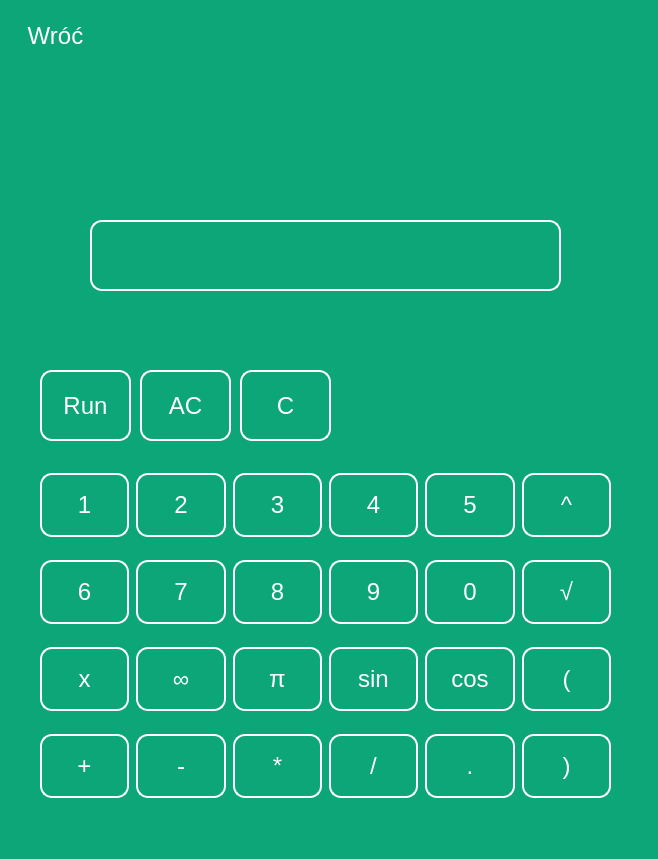
<?xml version="1.0" encoding="UTF-8"?>
<ui version="4.0">
 <class>Przebieg_zmiennosci</class>
 <widget class="QMainWindow" name="Przebieg_zmiennosci">
  <property name="geometry">
   <rect>
    <x>0</x>
    <y>0</y>
    <width>658</width>
    <height>859</height>
   </rect>
  </property>
  <property name="windowTitle">
   <string>Przebieg zmienności funkcji</string>
  </property>
  <property name="styleSheet">
   <string notr="true">*{
	font-family: Arial;
	font-size: 24px;
}
#centralwidget{
	background-color: #0ca678;
}
QPushButton{
	height: 60px;
	border: 2px solid white;
	border-radius: 12px;
	color: white;
	background-color: transparent;
}
QPushButton:hover{
background-color: white; 
color: #0ca678;
}
QLabel{
	padding-right: 10px;
	border: 2px solid white;
	border-radius: 12px;
	color: white;
}</string>
  </property>
  <widget class="QWidget" name="centralwidget">
   <widget class="QWidget" name="gridLayoutWidget">
    <property name="geometry">
     <rect>
      <x>40</x>
      <y>450</y>
      <width>571</width>
      <height>371</height>
     </rect>
    </property>
    <layout class="QGridLayout" name="klawiatura">
     <property name="horizontalSpacing">
      <number>7</number>
     </property>
     <property name="verticalSpacing">
      <number>0</number>
     </property>
     <item row="0" column="2">
      <widget class="QPushButton" name="btn3">
       <property name="text">
        <string>3</string>
       </property>
      </widget>
     </item>
     <item row="0" column="1">
      <widget class="QPushButton" name="btn2">
       <property name="text">
        <string>2</string>
       </property>
      </widget>
     </item>
     <item row="0" column="0">
      <widget class="QPushButton" name="btn1">
       <property name="text">
        <string>1</string>
       </property>
      </widget>
     </item>
     <item row="1" column="4">
      <widget class="QPushButton" name="btn0">
       <property name="text">
        <string>0</string>
       </property>
      </widget>
     </item>
     <item row="2" column="3">
      <widget class="QPushButton" name="btnSin">
       <property name="text">
        <string>sin</string>
       </property>
      </widget>
     </item>
     <item row="2" column="4">
      <widget class="QPushButton" name="btnCos">
       <property name="text">
        <string>cos</string>
       </property>
      </widget>
     </item>
     <item row="4" column="0">
      <widget class="QPushButton" name="btnPlus">
       <property name="text">
        <string>+</string>
       </property>
      </widget>
     </item>
     <item row="4" column="5">
      <widget class="QPushButton" name="btnParClose">
       <property name="text">
        <string>)</string>
       </property>
      </widget>
     </item>
     <item row="4" column="1">
      <widget class="QPushButton" name="btnMinus">
       <property name="text">
        <string>-</string>
       </property>
      </widget>
     </item>
     <item row="4" column="2">
      <widget class="QPushButton" name="btnMult">
       <property name="text">
        <string>*</string>
       </property>
      </widget>
     </item>
     <item row="4" column="3">
      <widget class="QPushButton" name="btnDiv">
       <property name="text">
        <string>/</string>
       </property>
      </widget>
     </item>
     <item row="4" column="4">
      <widget class="QPushButton" name="btnDot">
       <property name="text">
        <string>.</string>
       </property>
      </widget>
     </item>
     <item row="0" column="5">
      <widget class="QPushButton" name="btnPow">
       <property name="text">
        <string>^</string>
       </property>
      </widget>
     </item>
     <item row="1" column="5">
      <widget class="QPushButton" name="btnSqrt">
       <property name="text">
        <string>√</string>
       </property>
      </widget>
     </item>
     <item row="2" column="5">
      <widget class="QPushButton" name="btnParOpen">
       <property name="text">
        <string>(</string>
       </property>
      </widget>
     </item>
     <item row="0" column="4">
      <widget class="QPushButton" name="btn5">
       <property name="text">
        <string>5</string>
       </property>
      </widget>
     </item>
     <item row="1" column="1">
      <widget class="QPushButton" name="btn7">
       <property name="text">
        <string>7</string>
       </property>
      </widget>
     </item>
     <item row="1" column="0">
      <widget class="QPushButton" name="btn6">
       <property name="text">
        <string>6</string>
       </property>
      </widget>
     </item>
     <item row="0" column="3">
      <widget class="QPushButton" name="btn4">
       <property name="text">
        <string>4</string>
       </property>
      </widget>
     </item>
     <item row="1" column="2">
      <widget class="QPushButton" name="btn8">
       <property name="text">
        <string>8</string>
       </property>
      </widget>
     </item>
     <item row="2" column="1">
      <widget class="QPushButton" name="btnInf">
       <property name="toolTip">
        <string>∞</string>
       </property>
       <property name="styleSheet">
        <string notr="true">font: 8pt &quot;Myanmar Text&quot;;
font-size: 23px;</string>
       </property>
       <property name="text">
        <string>∞</string>
       </property>
      </widget>
     </item>
     <item row="2" column="0">
      <widget class="QPushButton" name="btnX">
       <property name="text">
        <string>x</string>
       </property>
      </widget>
     </item>
     <item row="1" column="3">
      <widget class="QPushButton" name="btn9">
       <property name="text">
        <string>9</string>
       </property>
      </widget>
     </item>
     <item row="2" column="2">
      <widget class="QPushButton" name="btnPi">
       <property name="text">
        <string>π</string>
       </property>
      </widget>
     </item>
    </layout>
   </widget>
   <widget class="QPushButton" name="btnBack">
    <property name="geometry">
     <rect>
      <x>10</x>
      <y>10</y>
      <width>91</width>
      <height>51</height>
     </rect>
    </property>
    <property name="styleSheet">
     <string notr="true">border: none;
border-radius: 0;</string>
    </property>
    <property name="text">
     <string>Wróć</string>
    </property>
   </widget>
   <widget class="QPushButton" name="btnRun">
    <property name="geometry">
     <rect>
      <x>40</x>
      <y>370</y>
      <width>91</width>
      <height>71</height>
     </rect>
    </property>
    <property name="text">
     <string>Run</string>
    </property>
   </widget>
   <widget class="QLabel" name="labelInput">
    <property name="geometry">
     <rect>
      <x>90</x>
      <y>220</y>
      <width>471</width>
      <height>71</height>
     </rect>
    </property>
    <property name="styleSheet">
     <string notr="true">text-align: left;
color: white;
</string>
    </property>
    <property name="midLineWidth">
     <number>-4</number>
    </property>
    <property name="text">
     <string/>
    </property>
    <property name="alignment">
     <set>Qt::AlignRight|Qt::AlignTrailing|Qt::AlignVCenter</set>
    </property>
   </widget>
   <widget class="QPushButton" name="btnAllClear">
    <property name="geometry">
     <rect>
      <x>140</x>
      <y>370</y>
      <width>91</width>
      <height>71</height>
     </rect>
    </property>
    <property name="text">
     <string>AC</string>
    </property>
   </widget>
   <widget class="QPushButton" name="btnClear">
    <property name="geometry">
     <rect>
      <x>240</x>
      <y>370</y>
      <width>91</width>
      <height>71</height>
     </rect>
    </property>
    <property name="text">
     <string>C</string>
    </property>
   </widget>
   <widget class="QLabel" name="labelError">
    <property name="geometry">
     <rect>
      <x>100</x>
      <y>70</y>
      <width>431</width>
      <height>51</height>
     </rect>
    </property>
    <property name="styleSheet">
     <string notr="true">border: none;
color: black;</string>
    </property>
    <property name="text">
     <string/>
    </property>
    <property name="alignment">
     <set>Qt::AlignCenter</set>
    </property>
   </widget>
  </widget>
 </widget>
 <resources/>
 <connections/>
</ui>
